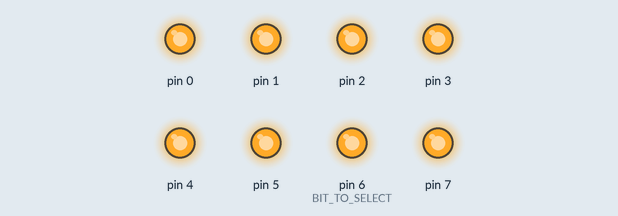
A sketch run on a simulated Arduino Uno, built with avr-gcc and run on an emulated ATmega328P. Parts: output pins drawn as LEDs (lit = HIGH).

Above: at 0.5 s.
At 4.5 s:
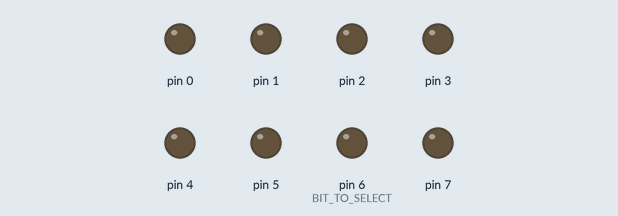
At 7.5 s:
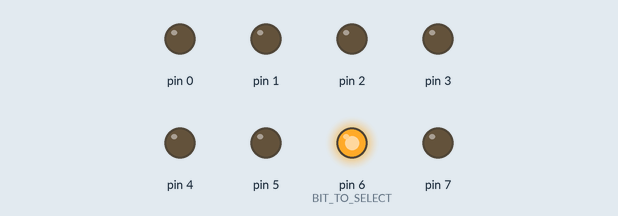
At 9.5 s:
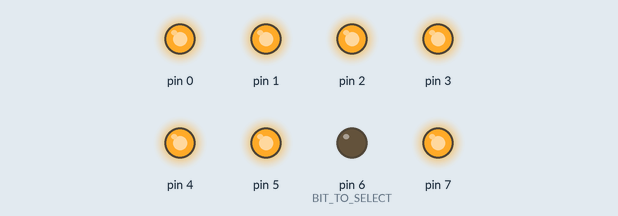
Timing chart, 0 to 10.4 s (numbered marks = the images above):
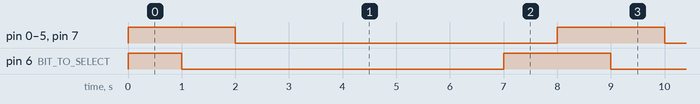

The sketch:

bitSelect-5.ino
```cpp
//J.P.M Nov 2020
// Bit Selection

#define BIT_TO_SELECT 6

void setup() {
  DDRD  = B11111111; //Set all port pin to output
}

void loop() {
  PORTD = 0xff; //set all pins HIGH
  delay(1000);
  // the ~ inverts so in this case you end up with 11011111
  //which then wiht an & filters and sets bit 6 to 0
  // Basically use &= coupled with ~ to set a bit low.
  PORTD &= ~(1<<BIT_TO_SELECT); // set BIT_TO_SELECT LOW
  delay(1000);
  PORTD = 0x00; //set all pins LOW
  delay(5000);

  // kinda opposite to earlier, here you are using the OR function.
  // to inside the () you get 00100000, then the |= just affects the target bit.
  PORTD |= (1<<BIT_TO_SELECT);  //set BIT_TO_SELECT HIGH
  delay (1000);
}
```

Measured:
- by itself, pin 0–5, pin 7: alternates HIGH for 2.0 s and LOW for 6.0 s
- by itself, pin 6 (BIT_TO_SELECT): repeats every 8.0 s: LOW 6.0 s, HIGH 2.0 s
- by itself, everything shown: repeats every 8.0 s, in 4 steps
